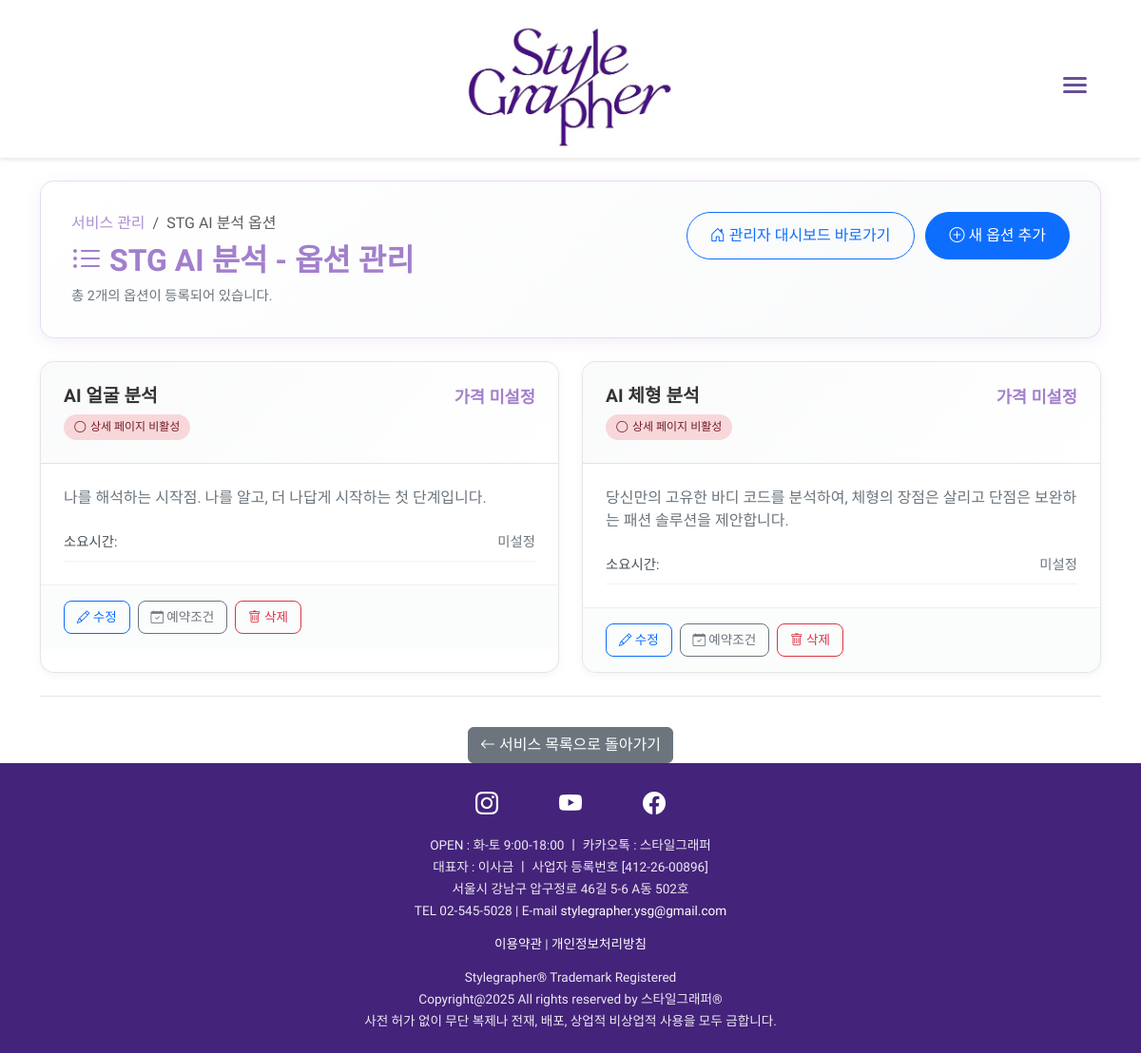
Screenshot of /admin/services/1/options (signed in) with the database file from the repository.
### models.py (models this page shows)
class Service(db.Model):
    id = db.Column(db.Integer, primary_key=True)
    name = db.Column(db.String(100), nullable=False)
    description = db.Column(db.Text, nullable=False)
    category = db.Column(db.String(50))
    details = db.Column(db.Text)  # JSON 형식으로 저장
    packages = db.Column(db.Text)  # JSON 형식으로 저장

class ServiceOption(db.Model):
    id = db.Column(db.Integer, primary_key=True)
    service_id = db.Column(db.Integer, db.ForeignKey('service.id'), nullable=False)
    name = db.Column(db.String(100), nullable=False)
    description = db.Column(db.Text)  # 기본 설명 - index page 카드에 표시
    detailed_description = db.Column(db.Text)  # 상세 설명 - 서비스 상세 페이지에 표시
    details = db.Column(db.Text)  # JSON 형식으로 저장 (상세 내용 리스트)
    packages = db.Column(db.Text)  # JSON 형식으로 저장 (패키지 및 가격 정보)
    booking_method = db.Column(db.Text)  # 예약 방법
    payment_info = db.Column(db.Text)  # 제작비 결제 방식
    guide_info = db.Column(db.Text)  # 안내 사항
    refund_policy = db.Column(db.Text)  # 예약 변경 및 환불 규정 (구 버전 호환용)
    refund_policy_text = db.Column(db.Text)  # 환불 규정 기본 안내
    refund_policy_table = db.Column(db.Text)  # 환불 규정 테이블 데이터
    overtime_charge_table = db.Column(db.Text)  # 시간외 업차지 테이블 데이터
    service = db.relationship('Service', backref=db.backref('options', lazy=True, cascade="all, delete-orphan"))

### routes/admin.py (the view)
@admin.route('/services/<int:service_id>/options')
@login_required
def list_options(service_id):
    service = Service.query.get_or_404(service_id)
    return render_template('admin/options.html', service=service)

### models.py (called while the page is built)
    @classmethod
    def get_current_settings(cls):
        settings = cls.query.first()
        return settings

    def get_main_color_rgb(self):
        return f"{self.main_color_r}, {self.main_color_g}, {self.main_color_b}"

    def get_sub_color_rgb(self):
        return f"{self.sub_color_r}, {self.sub_color_g}, {self.sub_color_b}"

    def get_background_color_rgb(self):
        return f"{self.background_color_r}, {self.background_color_g}, {self.background_color_b}"

    def get_main_color_hex(self):
        return f"#{self.main_color_r:02x}{self.main_color_g:02x}{self.main_color_b:02x}"

    def get_sub_color_hex(self):
        return f"#{self.sub_color_r:02x}{self.sub_color_g:02x}{self.sub_color_b:02x}"

    def get_background_color_hex(self):
        return f"#{self.background_color_r:02x}{self.background_color_g:02x}{self.background_color_b:02x}"

### templates/admin/options.html (shortened to what this page needs)
{% extends "base.html" %}
{% block content %}
<div class="container mt-4">
    <div class="admin-header mb-4">
        <div class="header-content">
            <nav aria-label="breadcrumb">
                <ol class="breadcrumb">
                    <li class="breadcrumb-item">
                        <a href="{{ url_for('admin.list_services') }}">서비스 관리</a>
                    </li>
                    <li class="breadcrumb-item active">{{ service.name }} 옵션</li>
                </ol>
            </nav>
            <h2 class="admin-title">
                <i class="bi bi-list-ul"></i> {{ service.name }} - 옵션 관리
            </h2>
            <p class="service-info">총 {{ service.options|length }}개의 옵션이 등록되어 있습니다.</p>
        </div>
        <div class="admin-actions">
            <a href="{{ url_for('admin.dashboard') }}" class="btn btn-outline-primary me-2">
                <i class="bi bi-house-door"></i> 관리자 대시보드 바로가기
            </a>
            <a href="{{ url_for('admin.add_option', service_id=service.id) }}" class="btn btn-primary">
                <i class="bi bi-plus-circle"></i> 새 옵션 추가
            </a>
        </div>
    </div>
    {% if service.options %}
    <div class="options-grid">
        {% for option in service.options %}
        <div class="option-card">
            <div class="option-card-header">
                <div class="option-info">
                    <h4 class="option-name">{{ option.name }}</h4>
                    {% if option.has_detail_page %}
                    <div class="detail-page-badge active">
                        <i class="bi bi-check-circle-fill"></i> 상세 페이지 활성
                    </div>
                    {% else %}
                    <div class="detail-page-badge inactive">
                        <i class="bi bi-circle"></i> 상세 페이지 비활성
                    </div>
                    {% endif %}
                </div>
                <div class="option-price">
                    {% if option.price %}
                    <span class="price-amount">{{ option.price }}원</span>
                    {% else %}
                    <span class="price-amount">가격 미설정</span>
                    {% endif %}
                </div>
            </div>
            <div class="option-card-body">
                <div class="option-description">
                    <p>{{ option.description or '설명이 없습니다.' }}</p>
                </div>
                <div class="option-details">
                    <div class="detail-item">
                        <span class="detail-label">소요시간:</span>
                        <span class="detail-value">{{ option.duration or '미설정' }}</span>
                    </div>
                </div>
            </div>
            <div class="option-card-actions">
                <a href="{{ url_for('admin.edit_option', option_id=option.id) }}"
                   class="btn btn-sm btn-outline-primary">
                    <i class="bi bi-pencil"></i> 수정
                </a>
                <a href="{{ url_for('admin.edit_option', option_id=option.id) }}#booking-conditions"
                   class="btn btn-sm btn-outline-secondary">
                    <i class="bi bi-calendar-check"></i> 예약조건
                </a>
                <button onclick="confirmDeleteOption({{ option.id }}, {{ option.name | tojson }})"
                        class="btn btn-sm btn-outline-danger">
                    <i class="bi bi-trash"></i> 삭제
                </button>
            </div>
        </div>
        {% endfor %}
    </div>
    {% endif %}
    <div class="back-navigation mt-4">
        <a href="{{ url_for('admin.list_services') }}" class="btn btn-secondary">
            <i class="bi bi-arrow-left"></i> 서비스 목록으로 돌아가기
        </a>
    </div>
</div>
<link rel="stylesheet" href="https://cdn.jsdelivr.net/npm/bootstrap-icons@1.7.2/font/bootstrap-icons.css">
{% endblock %}

### static/css/style.css (style rules this page uses)
:root { --primary-purple: #663399; --light-purple: #9966cc; --dark-purple: #4B0082; --white: #ffffff; --black: #000000; }
body { margin: 0; padding: 0; font-family: 'Nanum Gothic', -apple-system, BlinkMacSystemFont, 'Segoe UI', 'Roboto', 'Helvetica Neue', Arial, sans-serif; line-height: 1.6; color: var(--black); }
.btn-primary, .btn-outline-primary, .btn { background-color: white; border: 1px solid rgba(var(--sub-color-rgb), 0.5); color: var(--main-color-alpha); padding: 0.4rem 2rem; border-radius: 20px; font-size: 0.9rem; transition: all 0.3s ease; text-decoration: none; }
.btn-sm { padding: 0.25rem 1rem; font-size: 0.8rem; }

### templates/base.html (style rules this page uses)
* { font-family: 'Nanum Gothic', -apple-system, BlinkMacSystemFont, 'Segoe UI', 'Roboto', 'Helvetica Neue', Arial, sans-serif; }
body { font-family: 'Nanum Gothic', -apple-system, BlinkMacSystemFont, 'Segoe UI', 'Roboto', 'Helvetica Neue', Arial, sans-serif; }

### templates/admin/options.html (style rules this page uses)
.admin-header { display: flex; justify-content: space-between; align-items: flex-start; background: linear-gradient(135deg, rgba(255, 255, 255, 0.9), rgba(248, 249, 250, 0.9)); border: 1.5px solid rgba(139, 95, 191, 0.2); border-radius: 15px; padding: 2rem; box-shadow: 0 4px 15px rgba(139, 95, 191, 0.1); }
.header-content { flex: 1; }
.breadcrumb { margin-bottom: 0.5rem; }
.breadcrumb a { color: rgba(139, 95, 191, 0.7); text-decoration: none; }
.admin-title { color: rgba(139, 95, 191, 0.8); font-weight: 600; margin: 0 0 0.5rem 0; display: flex; align-items: center; gap: 0.5rem; }
.service-info { color: #6c757d; margin: 0; font-size: 0.9rem; }
.admin-actions .btn { border-radius: 25px; padding: 0.75rem 1.5rem; font-weight: 500; }
.options-grid { display: grid; grid-template-columns: repeat(auto-fill, minmax(400px, 1fr)); gap: 1.5rem; }
.option-card { background: white; border: 1px solid rgba(0, 0, 0, 0.1); border-radius: 15px; overflow: hidden; box-shadow: 0 2px 10px rgba(0, 0, 0, 0.05); transition: all 0.3s ease; }
.option-card-header { background: linear-gradient(135deg, rgba(248, 249, 250, 0.8), rgba(255, 255, 255, 0.8)); padding: 1.5rem; border-bottom: 1px solid rgba(0, 0, 0, 0.1); display: flex; justify-content: space-between; align-items: flex-start; }
.option-info { flex: 1; }
.option-name { font-size: 1.2rem; font-weight: 600; color: #333; margin: 0 0 0.5rem 0; }
.detail-page-badge { display: inline-flex; align-items: center; gap: 0.3rem; padding: 0.3rem 0.7rem; border-radius: 15px; font-size: 0.75rem; font-weight: 500; }
.detail-page-badge.inactive { background-color: #f8d7da; color: #721c24; }
.option-price { text-align: right; }
.price-amount { font-size: 1.1rem; font-weight: 600; color: rgba(139, 95, 191, 0.8); }
.option-card-body { padding: 1.5rem; }
.option-description { margin-bottom: 1rem; }
.option-description p { color: #6c757d; margin: 0; line-height: 1.5; }
.option-details { display: grid; gap: 0.5rem; }
.detail-item, .detail-features, .detail-packages { display: flex; justify-content: space-between; align-items: center; padding: 0.5rem 0; border-bottom: 1px solid rgba(0, 0, 0, 0.05); }
.detail-label { font-weight: 500; color: #495057; font-size: 0.9rem; }
.detail-value { color: #6c757d; font-size: 0.9rem; }
.option-card-actions { padding: 1rem 1.5rem; background: rgba(248, 249, 250, 0.5); border-top: 1px solid rgba(0, 0, 0, 0.05); display: flex; gap: 0.5rem; flex-wrap: wrap; }
.option-card-actions .btn { border-radius: 8px; font-size: 0.85rem; padding: 0.4rem 0.8rem; }
.back-navigation { text-align: center; padding-top: 2rem; border-top: 1px solid rgba(0, 0, 0, 0.1); }

### rows the page displays
Service: name "STG AI 분석"
ServiceOption: name "AI 얼굴 분석", shows "가격 미설정", description "나를 해석하는 시작점. 나를 알고, 더 나답게 시작하는 첫 단계입니다.", duration "미설정"
ServiceOption: name "AI 체형 분석", description "당신만의 고유한 바디 코드를 분석하여, 체형의 장점은 살리고 단점은 보완하는 패션 솔루션을 제안합니다."

### other values shown
{{ service.options|length }} "2"
